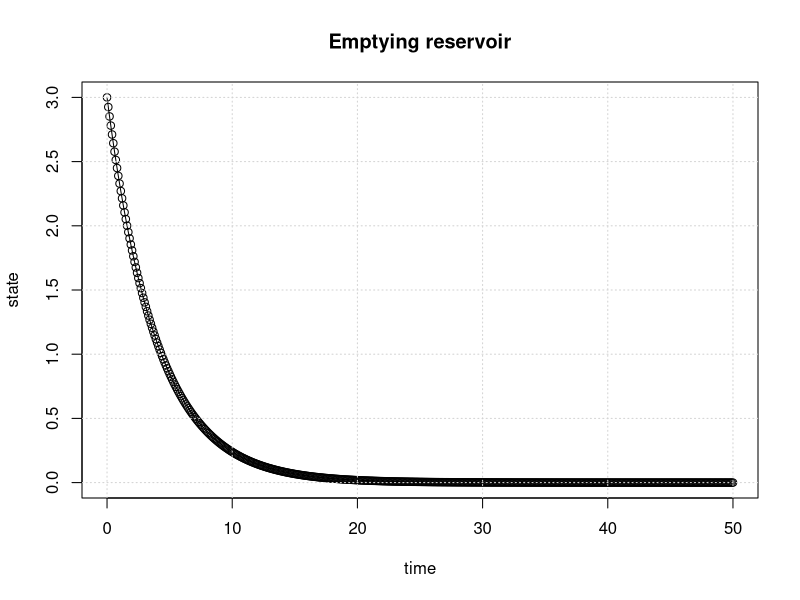
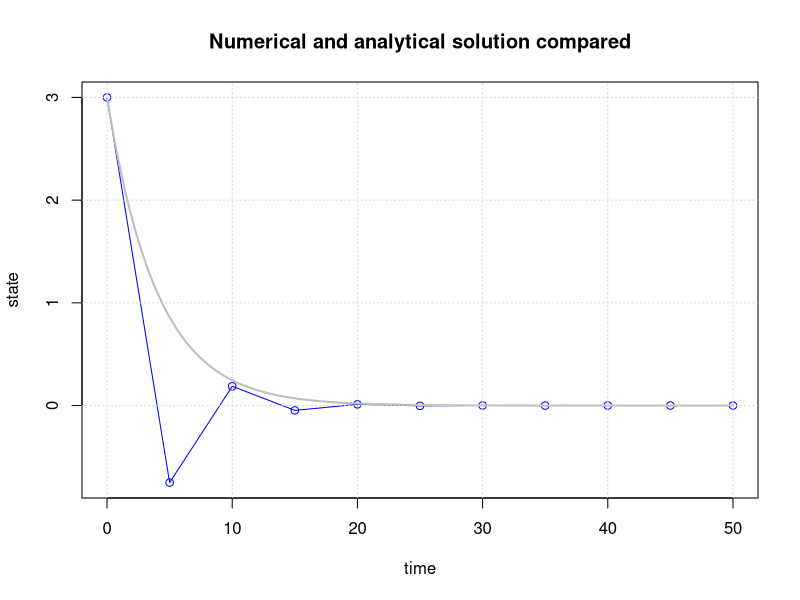
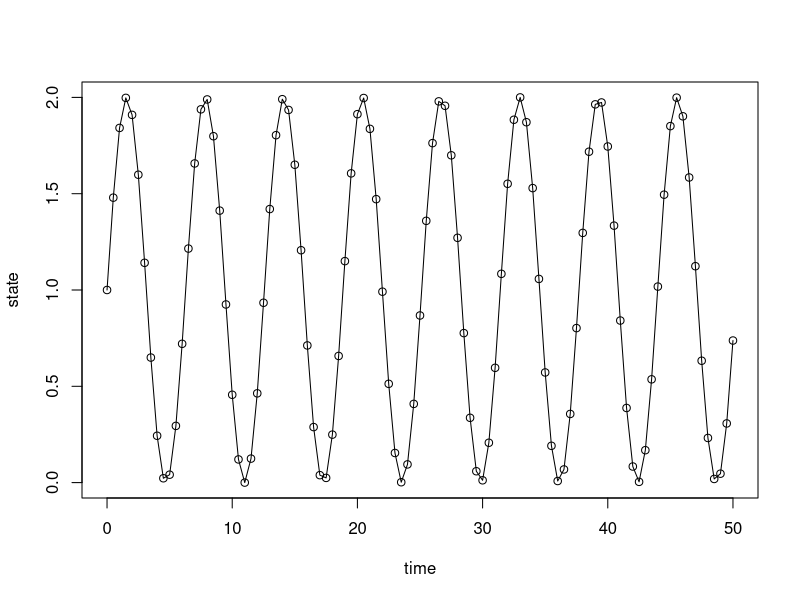
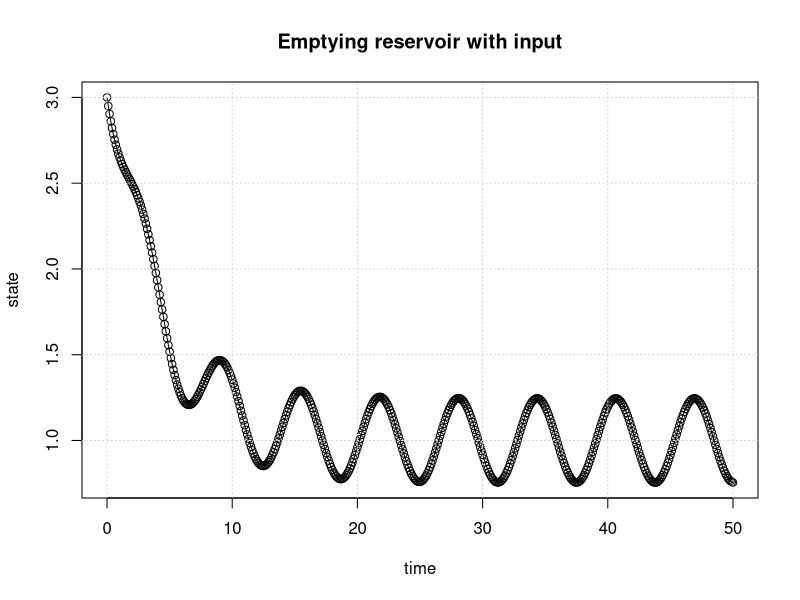
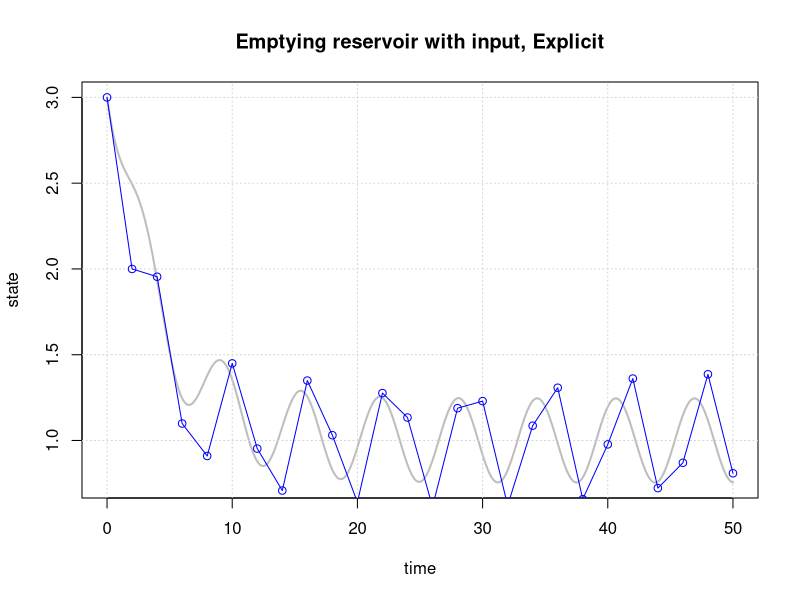
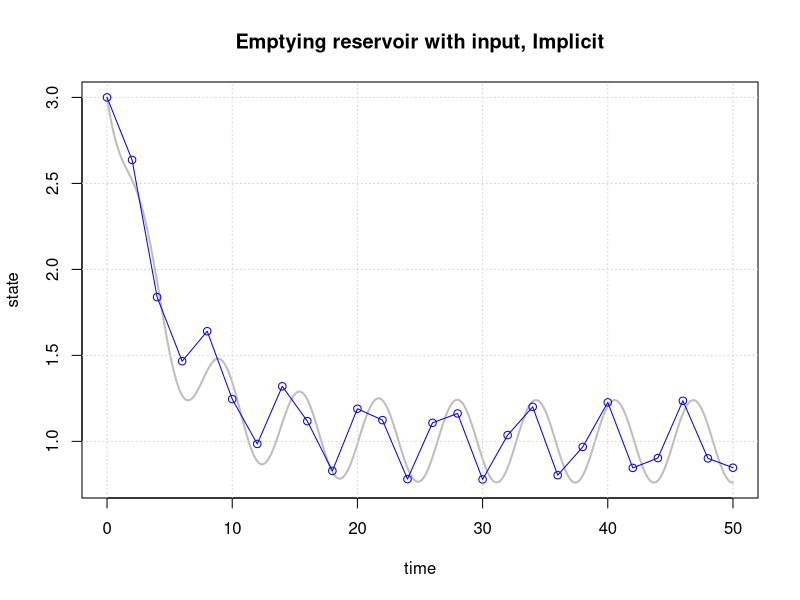
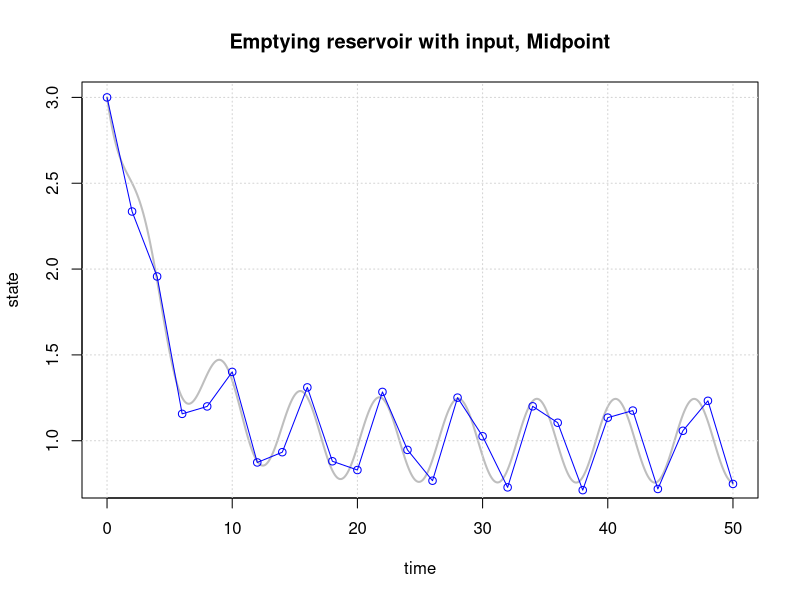
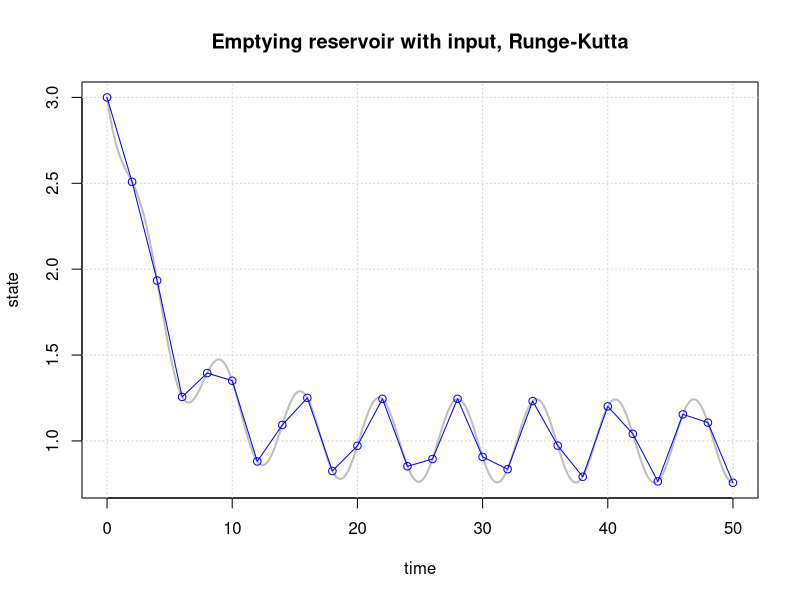

Recreate these plots in R, in order.
## ---- chunk 1
sys.fun = function(state)
{
    newstate = ...
    return(newstate)
}
## ---- chunk 2
sys.fun = function(state)
{
    newstate = state*(1-alpha*dt)
    return(newstate)
}
## ---- chunk 3
# Initial parameter values
begin.time = 0     # usually this variable is set to 0
end.time   = 50    # end time of the simulation (50)
dt         = 0.1   # delta t; time discretisation (0.1)
init.state = 3     # state of the system at the beginning of the simulation (3)
alpha      = 0.25  # decay constant (0.25)

# Simulation initialisation
time = begin.time
result.state = c(init.state)
result.time = c(time)
current.state = init.state

# Simulation
while(time < end.time)
{
    current.state = sys.fun(current.state)
    result.state = c(result.state,current.state)
    time = time + dt
    result.time = c(result.time,time)
}

# Plotting
plot(result.time,result.state,type='o', xlab="time", ylab="state")
title(main='Emptying reservoir')
grid()
## ---- chunk 4
# Initial parameter values
begin.time = 0     # usually this variable is set to 0
end.time   = 50    # end time of the simulation (50)
dt         = 5     # delta t; time discretisation (0.25)
init.state = 3     # state of the system at the beginning of the simulation (3)
alpha      = 0.25  # decay constant (0.25)

# Simulation initialisation
time = begin.time
result.state = c(init.state)
result.time = c(time)
current.state = init.state

# Simulation
while(time < end.time)
{
    current.state = sys.fun(current.state)
    result.state = c(result.state,current.state)
    time = time + dt
    result.time = c(result.time,time)
}

# Plotting
plot(result.time, result.state, type='o', col="blue", xlab="time", ylab="state")
time.sequence = seq(begin.time,end.time, by=0.1)
analyt.state=init.state * exp(-time.sequence*alpha)
lines(time.sequence, analyt.state, col='grey', lwd=2)
title(main='Numerical and analytical solution compared')
grid()
## ---- chunk 5
time = seq(0,50,by=0.5)
plot(time,sin(time)+1,type='o', xlab="time",ylab="state")
## ---- chunk 6
rm(list=ls())
# Initial parameter values
begin.time = 0     # usually this variable is set to 0
end.time   = 50    # end time of the simulation
dt         = 0.1   # delta t; time discretisation
init.state = 3     # state of the system at the beginning of the simulation
alpha      = 1     # decay constant
A          = 4     # surface of the bucket
## ---- chunk 7
# Simulation initialisation
time             = begin.time
result.state     = c(init.state)
result.time      = c(time)
current.state    = init.state

# System function
sys.fun = function(state)
{
  newstate = state + dt/A*((sin(time)+1)-alpha*state)
  return(newstate)
}

# Simulation
while(time < end.time)
{
  current.state = sys.fun(current.state)
  result.state = c(result.state,current.state)
  time = time + dt
  result.time = c(result.time,time)
}

# Plotting
plot(result.time,result.state,type='o',xlab="time",ylab="state")
title(main='Emptying reservoir with input')
grid()
## ---- chunk 8
rm(list=ls())
#Initial parameter values
begin.time = 0     # usually this variable is set to 0
end.time   = 50    # end time of the simulation
dt         = 0.1   # delta t; time discretisation
init.state = 3     # state of the system at the beginning of the simulation
alpha      = 1     # decay constant
A          = 4     # surface of the bucket

# Simulation initialisation
time             = begin.time
result.state     = c(init.state)
result.time      = c(time)
current.state    = init.state

# System function
sys.fun = function(state)
{
  newstate = state + dt/A*((sin(time)+1)-alpha*state)
  return(newstate)
}

# Simulation
while(time < end.time)
{
  current.state = sys.fun(current.state)
  result.state = c(result.state,current.state)
  time = time + dt
  result.time = c(result.time,time)
}

# Plotting
plot(result.time,result.state,type='l', col="grey",lwd=2,xlab="time",ylab="state")
title(main='Emptying reservoir with input, Explicit')
grid()

dt = 2.0 # a new dt value to evaluate current scheme
time = begin.time
result.state= c(init.state)
result.time =c(time)
current.state = init.state
while(time < end.time)
{
  current.state = sys.fun(current.state)
  result.state = c(result.state,current.state)
  time = time + dt
  result.time = c(result.time,time)
}
lines(result.time,result.state,type='o',col='blue')
## ---- chunk 9
rm(list=ls())
#Initial parameter values
begin.time = 0     # usually this variable is set to 0
end.time   = 50    # end time of the simulation
dt         = 0.1   # delta t; time discretisation
init.state = 3     # state of the system at the beginning of the simulation
alpha      = 1     # decay constant
A          = 4     # surface of the bucket

# Simulation initialisation
time             = begin.time
result.state     = c(init.state)
result.time      = c(time)
current.state    = init.state

# System function
sys.fun = function(state)
{
  newstate = 1/(1+alpha*dt/A)*(state + dt/A*(sin(time+dt)+1))
  return(newstate)
}

# Simulation
while(time < end.time)
{
  current.state = sys.fun(current.state)
  result.state = c(result.state,current.state)
  time = time + dt
  result.time = c(result.time,time)
}

# Plotting
plot(result.time,result.state,type='l', col="grey",lwd=2,xlab="time",ylab="state")
title(main='Emptying reservoir with input, Implicit')
grid()

dt = 2.0 # a new dt value to evaluate current scheme
time = begin.time
result.state= c(init.state)
result.time =c(time)
current.state = init.state
while(time < end.time)
{
  current.state = sys.fun(current.state)
  result.state = c(result.state,current.state)
  time = time + dt
  result.time = c(result.time,time)
}
lines(result.time,result.state,type='o',col='blue')
## ---- chunk 10
rm(list=ls())
#Initial parameter values
begin.time = 0     # usually this variable is set to 0
end.time   = 50    # end time of the simulation
dt         = 0.1   # delta t; time discretisation
init.state = 3     # state of the system at the beginning of the simulation
alpha      = 1     # decay constant
A          = 4     # surface of the bucket

# Simulation initialisation
time             = begin.time
result.state     = c(init.state)
result.time      = c(time)
current.state    = init.state

# System function

f = function(time, state){
  return(((sin(time)+1)-alpha*state)/A)
}

sys.fun = function(state)
{
  s.aux    = state + dt/2*f(time,state)
  newstate = s.aux + dt/2*f(time+dt/2,s.aux)
  return(newstate)
}

# Simulation
while(time < end.time)
{
  current.state = sys.fun(current.state)
  result.state = c(result.state,current.state)
  time = time + dt
  result.time = c(result.time,time)
}

# Plotting
plot(result.time,result.state,type='l', col="grey",lwd=2,xlab="time",ylab="state")
title(main='Emptying reservoir with input, Midpoint')
grid()

dt = 2.0 # a new dt value to evaluate current scheme
time = begin.time
result.state= c(init.state)
result.time =c(time)
current.state = init.state
while(time < end.time)
{
  current.state = sys.fun(current.state)
  result.state = c(result.state,current.state)
  time = time + dt
  result.time = c(result.time,time)
}
lines(result.time,result.state,type='o',col='blue')
## ---- chunk 11
rm(list=ls())
#Initial parameter values
begin.time = 0     # usually this variable is set to 0
end.time   = 50    # end time of the simulation
dt         = 0.1   # delta t; time discretisation
init.state = 3     # state of the system at the beginning of the simulation
alpha      = 1     # decay constant
A          = 4     # surface of the bucket

# Simulation initialisation
time             = begin.time
result.state     = c(init.state)
result.time      = c(time)
current.state    = init.state

# System function

f = function(time, state){
  return(((sin(time)+1)-alpha*state)/A)
}

sys.fun = function(state)
{
  k1       = dt*f(time       , state         )
  k2       = dt*f(time+0.5*dt, state + 0.5*k1)
  k3       = dt*f(time+0.5*dt, state + 0.5*k2)
  k4       = dt*f(time+    dt, state +     k3)
  newstate = state + (k1 + 2*k2 + 2*k3 + k4)/6
  return(newstate)
}

# Simulation
while(time < end.time)
{
  current.state = sys.fun(current.state)
  result.state = c(result.state,current.state)
  time = time + dt
  result.time = c(result.time,time)
}

# Plotting
plot(result.time,result.state,type='l', col="grey",lwd=2,xlab="time",ylab="state")
title(main='Emptying reservoir with input, Runge-Kutta')
grid()

dt = 2.0 # a new dt value to evaluate current scheme
time = begin.time
result.state = c(init.state)
result.time = c(time)
current.state = init.state
while(time < end.time)
{
  current.state = sys.fun(current.state)
  result.state = c(result.state,current.state)
  time = time + dt
  result.time = c(result.time,time)
}
lines(result.time,result.state,type='o',col='blue')
## ---- chunk 12
##loading input and observed data
hupsel = read.table(file='hupsel.dat')
hupsel.time = hupsel$V1
hupsel.Qin = hupsel$V2
hupsel.Qobs = hupsel$V3
#to make data continuous for al dt
Qin.fun =approxfun(x=hupsel.time,y=hupsel.Qin,rule=2:2) 
Qobs.fun = approxfun(x=hupsel.time,y=hupsel.Qobs,rule = 2:2)

##time aspects
begin.time   = 0              #begin time of the simulation
end.time = hupsel.time[length(hupsel.time)] #end time of the simulation
dt           = 0.5            #1.0#.5 #delta t; time discretisation

#reservoir parameters
res.alpha.lw = 0.10543215 
res.alpha.up = 0.75
res.lvl.up   = 0.4            #1.7
res.A        = 1.45 

init.state   = 1.4            #the initial state of the linear reservoir

sys.fun = function(state)
{
  if(state<= res.lvl.up)
  {
    state = state +dt/res.A*(Qin.fun(time)- res.alpha.lw*state)
  }else{
    state = state + dt/res.A*(Qin.fun(time)-res.alpha.up*(state-res.lvl.up)-res.alpha.lw*state)
  }
  return(state)
}

time            = begin.time
result.state    = c(init.state)
result.time     = c(time)
current.state   = init.state
result.Qout1    = c()
result.Qout2    = c()
result.Qin      = c()
while(time < end.time)
{
  current.state = sys.fun(current.state)
  result.state  = c(result.state,current.state)
  time          = time + dt
  result.time   = c(result.time,time)
}

#####Calculation of the Qout fluxes
##first a function (state.above.up) to determine which states are above the upper outlet
state.above.up = function()
{
  state.up = c()
  for (i in 1:length(result.time))
  {
    this.state = result.state[i]
   if(this.state>res.lvl.up)
   {
     state.up=c(state.up,this.state)
   }else{
     state.up=c(state.up,0)
   }
  }
  return(state.up)
}


  state.above =state.above.up()  
  Qout.up = state.above
  IQout = which(state.above>0)
  Qout.up[IQout] = res.alpha.up*(Qout.up[IQout]-res.lvl.up) 
 
  
#   Qout.up = res.alpha.up*(state.above[state.above>0]-res.lvl.up)

Qout.lw = c()
Qout.lw = res.alpha.lw*result.state
# Qout.lw = res.A*res.k.lw*result.state

##balance
##dV/dt = Qin - Qout.lw - Qout.up
##dV/dt = state*res.A/dt
nrsteps = length(result.state)-1
dVdt = diff(result.state)*res.A/dt
Qin = Qin.fun(result.time)
error = Qin[1:nrsteps] - Qout.lw[1:nrsteps] - Qout.up[1:nrsteps] - dVdt
 
plot(result.time,Qin,type = 'l',
     ylim=c(min(Qin,Qout.lw,Qout.up,dVdt),max(Qin,Qout.lw,Qout.up,dVdt)),
     ylab = 'L^3/T',xlab = 'time')
legend('topleft',c('Qin : black',
                 'Qout.lw : blue',
                 'Qout.up : green',
                 'dVdt: red',
                 'error : dashed'))

     
lines(result.time[1:nrsteps],dVdt,col='red')
lines(result.time[1:nrsteps],Qout.lw[1:nrsteps],col='blue')
lines(result.time[1:nrsteps],Qout.up[1:nrsteps],col='green')
lines(result.time[1:nrsteps],error,lty='dashed')

##results observed vs computed
plot(result.time[1:nrsteps],Qobs.fun(result.time[1:nrsteps]),type='l',
     lwd=2,col='grey',ylim=c(min(hupsel.Qobs,Qout.lw,Qout.up),max(hupsel.Qobs,Qout.lw,Qout.up)),
     ylab = 'Qout.obs/Qout.calc',xlab = 'time')
lines(result.time[1:nrsteps],Qout.up[1:nrsteps]+Qout.lw[1:nrsteps],col='blue')

Sumsquares = sum((Qobs.fun(result.time)-(Qout.up+Qout.lw))^2)
title(main=paste('Observed (grey) vs. calculated discharges ','SS = ',Sumsquares))
